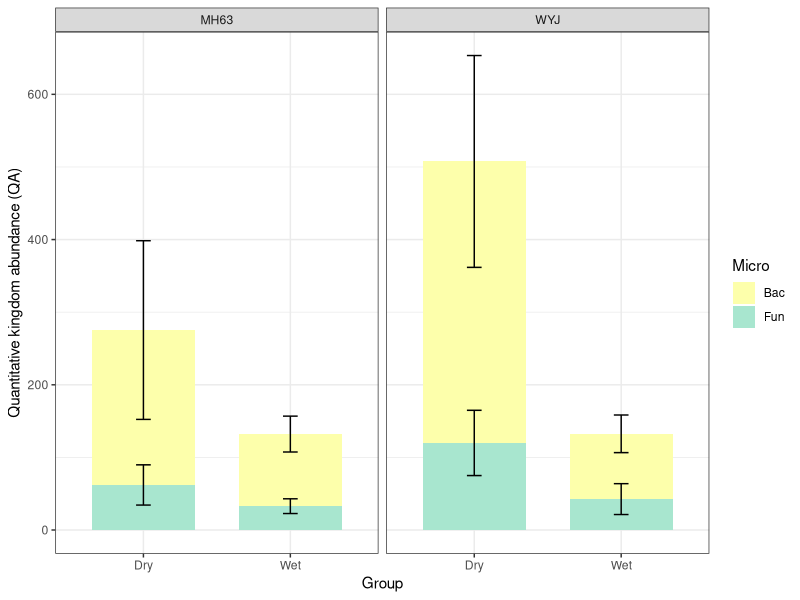
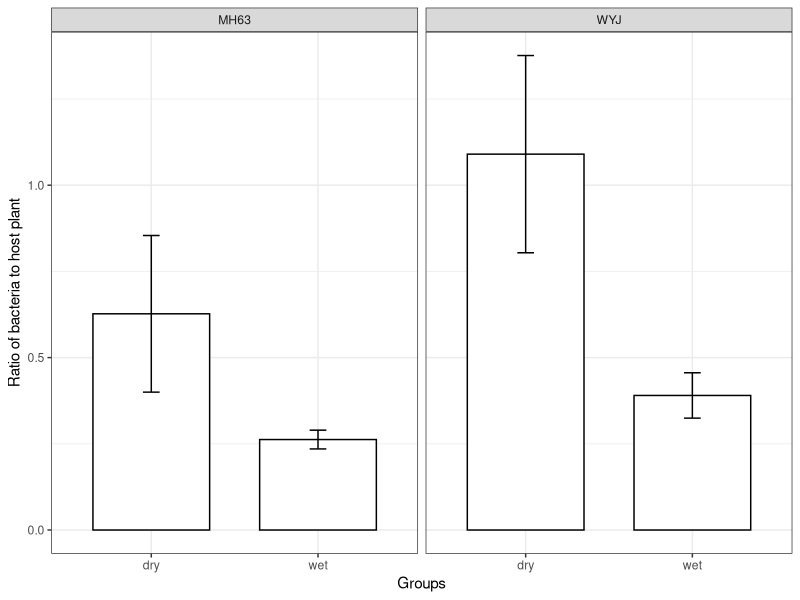
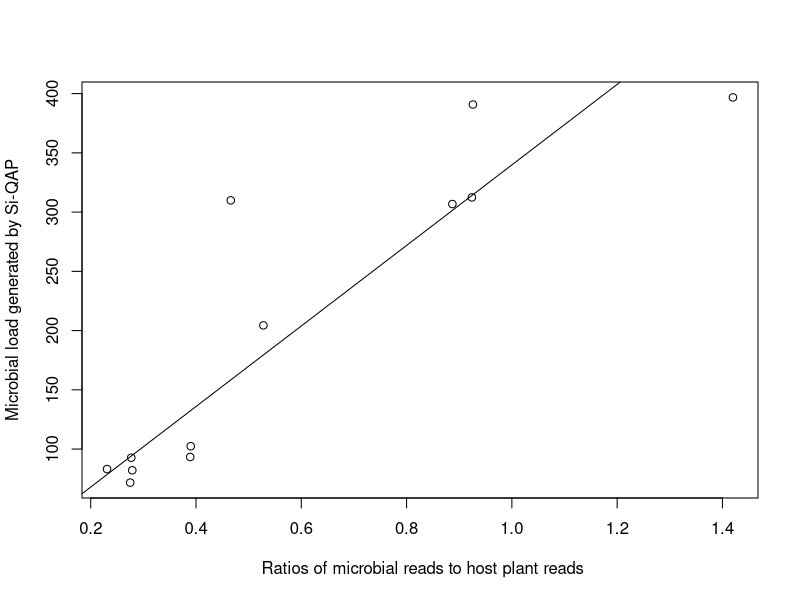
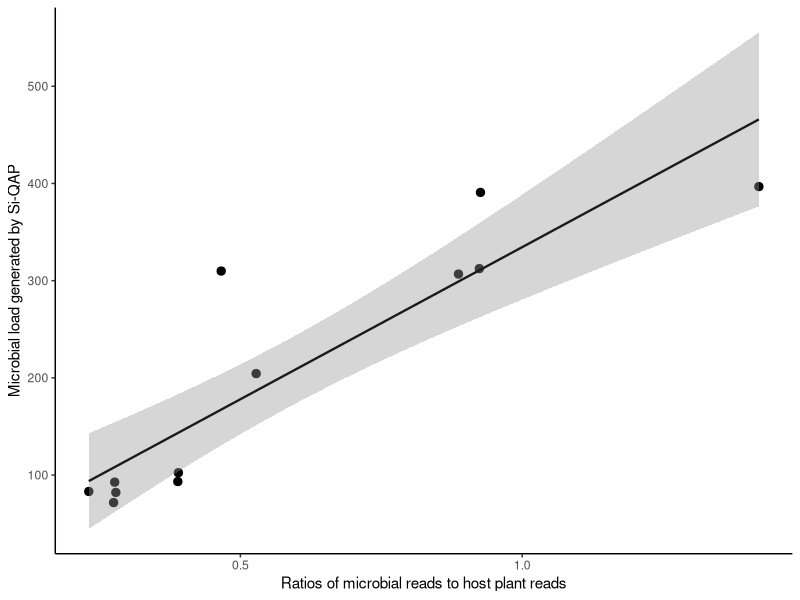
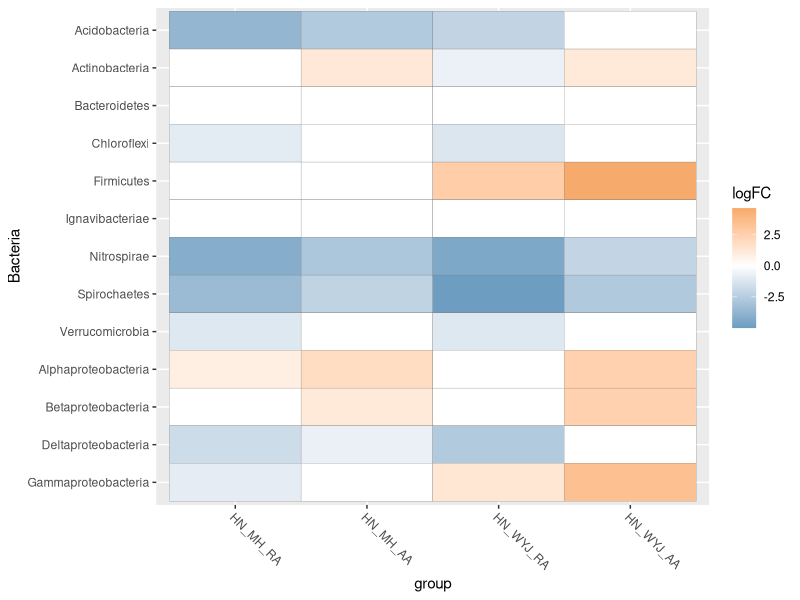
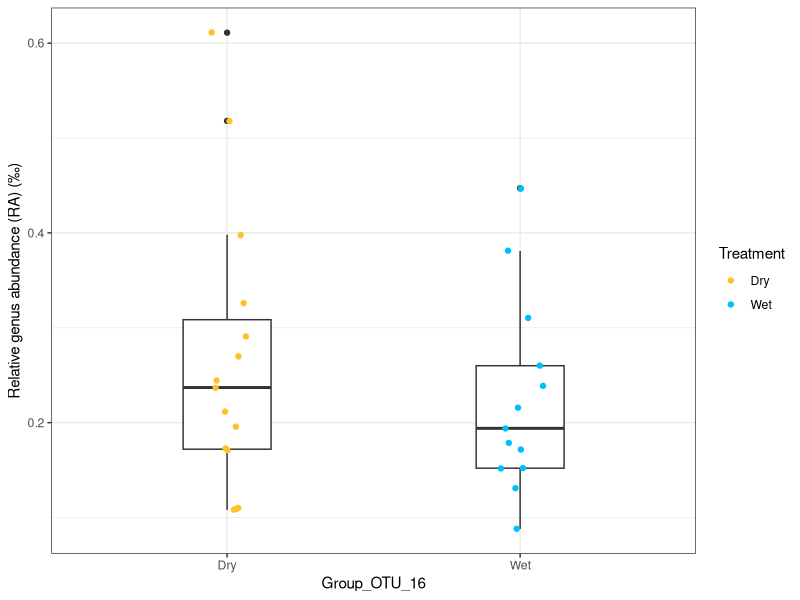
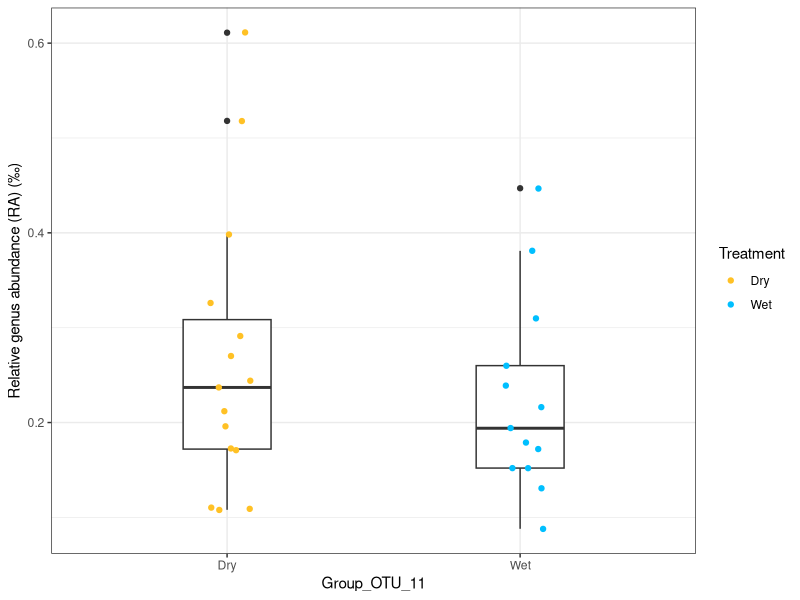
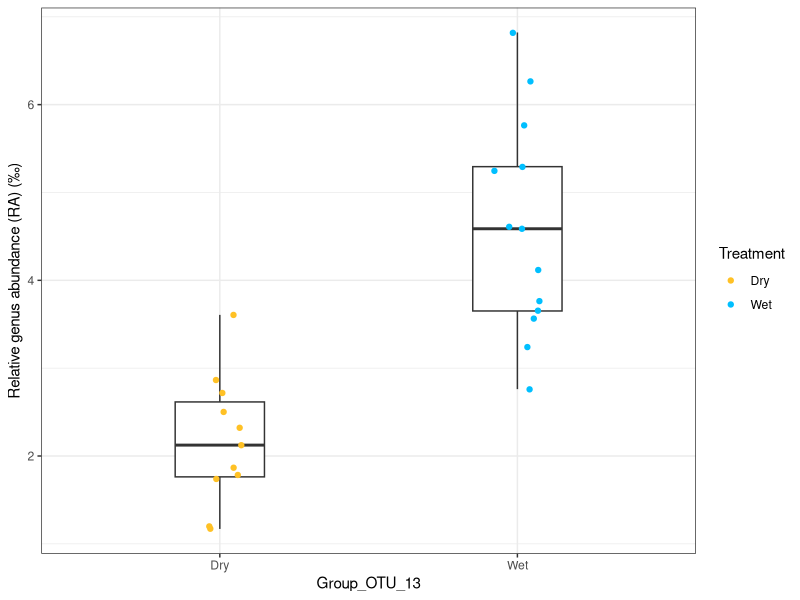

These figures' R source, in order:
## ---- chunk 1
rm(list=ls()) 

library(ggplot2)
library(ggpubr)
library(dplyr)
library(tidyr)
library(broom)
library(plyr)
library(scales)
library(pheatmap)
library("reshape2", quietly=T, warn.conflicts=F)
library(ggalluvial)
## ---- chunk 2
load <- read.csv("data/Fig5f_sample.csv", header = T)

data_AH <- filter(load, Site == "AH")
data_HN <- filter(load, Site == "HN")
data_AH_BAC <- filter(data_AH, Micro == "bac")
data_AH_FUN <- filter(data_AH, Micro == "fungi")
data_AH_SUM <- filter(data_AH, Micro == "bacfun")

data_HN_BAC <- filter(data_HN, Micro == "bac")
data_HN_FUN <- filter(data_HN, Micro == "fungi")
data_HN_SUM <- filter(data_HN, Micro == "bacfun")
## ---- chunk 3
load_mean <- read.csv("data/Fig5f.csv", header = T)

data_HN_mean <- filter(load_mean, Site == "HN")

p4 <- ggplot(data_HN_mean , aes(x= Type, y = Mean, fill = Micro )) + 
  geom_bar(stat = "identity", width=0.7) + 
  geom_errorbar(aes(ymin=Mean2-Error, ymax=Mean2+Error), width=.1) +
  labs(x="Group", y="Quantitative kingdom abundance (QA)") +
  facet_wrap(~Genotype, ncol = 2) +
  scale_fill_manual(values = c("#fdffab","#a8e6cf"))+
  theme_bw()
p4
## ---- chunk 4
data5c = read.table("./data/Fig5c_new.txt",header = T, row.names = 1)
head(data5c)
data5c_stat  = read.table("./data/Fig5c_new_stat.txt",header = T, row.names = 1)
head(data5c_stat)
## ---- chunk 5
com_5c_w <- compare_means( ratio ~ treatment, data = data5c, method = "wilcox.test", paired=FALSE,  group.by = "genotype")
com_5c_t <- compare_means( ratio ~ treatment, data = data5c, method = "t.test", paired=FALSE,  group.by = "genotype")
com_5c <- rbind(com_5c_w, com_5c_t)
head(com_5c)
## ---- chunk 6
p = ggplot(data5c_stat, aes(x = treatment, y = radio_mean)) + 
  geom_bar(stat = "identity",fill = "white", colour = "black", width=0.7, na.rm = TRUE)+ 
  geom_errorbar(aes(ymin= radio_mean - radio_error, ymax= radio_mean + radio_error), width=.1) + 
  facet_wrap(~genotype)+
  xlab("Groups")+
  ylab("Ratio of bacteria to host plant")+
  theme_bw()
p

## ---- chunk 7
corr <- read.table("data/Fig-0215-correlationplot.txt", header = T)

x1 <- corr$ratio
y1 <- corr$load

cor.test(x1,y1,method="pearson")
lm.fit1 <- lm(y1~0+x1)
coef(lm.fit1)

plot(corr$ratio,corr$load,
     xlab =" Ratios of microbial reads to host plant reads", 
     ylab ="Microbial load generated by Si-QAP")

abline(lm.fit1)


p <- ggplot(corr, aes(ratio, load)) +
  geom_point(size = 2.5) +
  theme_classic()+
  geom_smooth(method = "glm", size = 0.8, colour = "grey10")+
  labs(x="Ratios of microbial reads to host plant reads", y="Microbial load generated by Si-QAP") 

p
# 
# 
# ggsave(paste("result/Fig-0215-correlationplot.pdf", sep=""), p, width = 7, height = 6)

## ---- chunk 8
data <- read.csv("data/Fig5c-heatmap-p.csv", header = T)

## HN

data_hn <- dplyr::select(data, Bacteria, starts_with("HN"))

all <- gather(data_hn, key = group , value = logFC, `HN_MH_RA`:`HN_WYJ_AA`)

p_hn <- ggplot(all, aes(group, Bacteria)) + 
  geom_tile(aes(fill = logFC),colour = "grey50") + 
  scale_fill_gradient2(low = "#6D9EC1",high = "sandybrown", midpoint = 0)+
  theme(axis.text.x = element_text(angle = -45, vjust = 1, hjust = 0))+
  scale_y_discrete(limits=c("Gammaproteobacteria","Deltaproteobacteria","Betaproteobacteria",
                            "Alphaproteobacteria","Verrucomicrobia","Spirochaetes","Nitrospirae",
                            "Ignavibacteriae","Firmicutes","Chloroflexi","Bacteroidetes","Actinobacteria",
                            "Acidobacteria"))+
  scale_x_discrete(limits=c("HN_MH_RA","HN_MH_AA","HN_WYJ_RA","HN_WYJ_AA"))

p_hn

## ---- chunk 9
data_ra <- read.csv("data/Fig5e-otu-bar-ra.csv", header = T)
data_aa <- read.csv("data/Fig5e-otu-bar-aa.csv", header = T)


## OTU16-RA
data2 <- filter(data_ra, OTUS == "OTU_16")

p2 <- ggplot(data2) +
  geom_boxplot(aes(x = Treatment, y = RA), width = 0.3, na.rm = TRUE) +
  geom_jitter(aes(x = Treatment, y = RA, color = Treatment), width = 0.08, na.rm = TRUE) +
  labs(x="Group_OTU_16", y="Relative genus abundance (RA) (‰)") +
  scale_colour_manual(values = c("goldenrod1", "deepskyblue")) +
  theme_bw()
p2

## OTU11-RA
data1 <- filter(data_ra, OTUS == "OTU_11")

p1 <- ggplot(data2) +
  geom_boxplot(aes(x = Treatment, y = RA), width = 0.3, na.rm = TRUE) +
  geom_jitter(aes(x = Treatment, y = RA, color = Treatment), width = 0.08, na.rm = TRUE) +
  labs(x="Group_OTU_11", y="Relative genus abundance (RA) (‰)") +
  scale_colour_manual(values = c("goldenrod1", "deepskyblue")) +
  theme_bw()
p1

## OTU13-RA
data3 <- filter(data_ra, OTUS == "OTU_13")

p3 <- ggplot(data3) +
  geom_boxplot(aes(x = Treatment, y = RA), width = 0.3, na.rm = TRUE) +
  geom_jitter(aes(x = Treatment, y = RA, color = Treatment), width = 0.08, na.rm = TRUE) +
  labs(x="Group_OTU_13", y="Relative genus abundance (RA) (‰)") +
  scale_colour_manual(values = c("goldenrod1", "deepskyblue")) +
  theme_bw()
p3

## OTU16-AA

data5 <- filter(data_aa, OTUS == "OTU_16")

p5 <- ggplot(data5) +
  geom_boxplot(aes(x = Treatment, y = AA), width = 0.3, na.rm = TRUE) +
  geom_jitter(aes(x = Treatment, y = AA, color = Treatment), width = 0.08, na.rm = TRUE) +
  labs(x="Group_OTU_16", y="Quantitative genus abundance (QA)") +
  scale_colour_manual(values = c("goldenrod1", "deepskyblue")) +
  theme_bw()
p5

## OTU16-AA

data4 <- filter(data_aa, OTUS == "OTU_11")

p4 <- ggplot(data4) +
  geom_boxplot(aes(x = Treatment, y = AA), width = 0.3, na.rm = TRUE) +
  geom_jitter(aes(x = Treatment, y = AA, color = Treatment), width = 0.08, na.rm = TRUE) +
  labs(x="Group_OTU_11", y="Quantitative genus abundance (QA)") +
  scale_colour_manual(values = c("goldenrod1", "deepskyblue")) +
  theme_bw()
p4

## OTU13-AA

data6 <- filter(data_aa, OTUS == "OTU_13")

p6 <- ggplot(data5) +
  geom_boxplot(aes(x = Treatment, y = AA), width = 0.3, na.rm = TRUE) +
  geom_jitter(aes(x = Treatment, y = AA, color = Treatment), width = 0.08, na.rm = TRUE) +
  labs(x="Group_OTU_13", y="Quantitative genus abundance (QA)") +
  scale_colour_manual(values = c("goldenrod1", "deepskyblue")) +
  theme_bw()
p6

